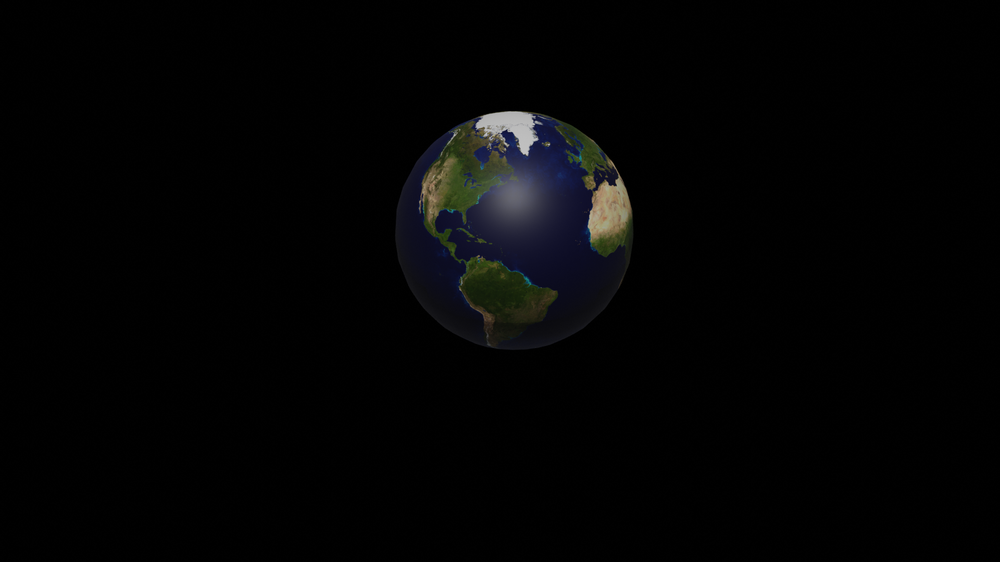
#> input picture test_datasets/world_rotate/trans_01.png, 1000 x 562 px, shrunk from 1920 x 1080 before the run, found by its file name
$ python volume-estimation-PointCloud-eval.py
#> lines starting #> are read from the running program, lines starting #| are printed output that depends on the picture
#!/usr/bin/env python
# coding: utf-8
# Modified version for evaluation - saves plots instead of showing them

import cv2 as cv
import matplotlib
matplotlib.use('Agg')  # Use non-interactive backend
import matplotlib.pyplot as plt
import numpy as np
from PIL import Image, ImageOps
import os

# Create output directory
os.makedirs('eval_output', exist_ok=True)

def load_image(filepath):
    """Loads an image into a numpy array."""
    img = np.float32(Image.open(filepath))
    return cv.normalize(img, None, 0, 255, cv.NORM_MINMAX).astype('uint8')

sift = cv.SIFT_create()

def get_point_matches(img1, img2):
    """Returns matches as array: (feature track, image, coord)"""
    kp1, des1 = sift.detectAndCompute(img1, None)
    kp2, des2 = sift.detectAndCompute(img2, None)

    FLANN_INDEX_KDTREE = 1
    index_params = dict(algorithm=FLANN_INDEX_KDTREE, trees=10)
    search_params = dict(checks=100)
    flann = cv.FlannBasedMatcher(index_params,search_params)
    matches = flann.knnMatch(des1, des2, k=2)
    good = []
    pts1 = []
    pts2 = []
    for i,(m,n) in enumerate(matches):
        if m.distance < 0.85*n.distance:
            good.append(m)
            pts2.append(kp2[m.trainIdx].pt)
            pts1.append(kp1[m.queryIdx].pt)

    pts1 = np.int32(pts1)
    pts2 = np.int32(pts2)
    F, mask = cv.findFundamentalMat(pts1, pts2, cv.FM_LMEDS)
    pts1 = pts1[mask.ravel()==1]
    pts2 = pts2[mask.ravel()==1]

    return np.stack((pts1, pts2), axis=1)

def combine_matches(matches_a, matches_b):
    """Assumes that the 0'th image is the same between them."""
    combined_matches = []
    for ii in range(matches_a.shape[0]):
        ma0 = matches_a[ii, 0]
        mi = np.where((matches_b[:, 0] == ma0).all(axis=1))[0]
        if mi.size > 0:
            ma = matches_a[ii]
            mb = matches_b[int(mi[0])]
            combined_matches.append(np.concatenate((ma, mb[1:]), axis=0))
    return np.array(combined_matches)

def get_match_colors(image_c, combined_matches):
    colors = []
    nm = combined_matches.shape[0]
    for mi in range(nm):
        m = combined_matches[mi, 0, :]
        colors.append(image_c[m[1]-1:m[1]+2, m[0]-1:m[0]+2].sum(axis=0).sum(axis=0)/9)
    return colors

def correct_affine_ambiguity(M, S):
    Atilde = M
    Xtilde = S
    m = Atilde.shape[0]//2
    Am = np.zeros((3*m, 9))
    bm = np.zeros(3*m)
    for mi in range(m):
        Atl = Atilde[2*mi:2*mi+2]
        for ri in range(3):
            for ci in range(3):
                Am[3*mi+0, 3*ri + ci] = Atl[0, ri] * Atl[0, ci]
                bm[3*mi+0] = 1
                Am[3*mi+1, 3*ri + ci] = Atl[1, ri] * Atl[1, ci]
                bm[3*mi+1] = 1
                Am[3*mi+2, 3*ri + ci] = Atl[0, ri] * Atl[1, ci]
                bm[3*mi+2] = 0

    CCT = np.reshape(np.linalg.lstsq(Am, bm, rcond=None)[0], (3, 3))
    C = 0.5*(CCT + CCT.T)
    w, v = np.linalg.eig(C)
    CCT = v @ np.diag(np.abs(w)) @ np.linalg.inv(v)
    C = np.linalg.cholesky(CCT)

    A = Atilde @ C
    X = np.linalg.inv(C) @ Xtilde
    return A, X

def reproject_image_points(A, X, centers):
    mtx = A @ X
    new_matrix = np.zeros((mtx.shape[1],int(mtx.shape[0]/2),2))
    for j in range(mtx.shape[1]):
        new_matrix[j][0] = [mtx[0][j]+centers[0][0],mtx[1][j]+centers[0][1]]
        new_matrix[j][1] = [mtx[2][j]+centers[1][0],mtx[3][j]+centers[1][1]]
        new_matrix[j][2] = [mtx[4][j]+centers[2][0],mtx[5][j]+centers[2][1]]
    return new_matrix

print("=== VOLUME-ESTIMATION-POINTCLOUD-MANYIMAGES.PY EVALUATION ===")
print("Loading images...")
test1 = cv.imread('./world_rotate/trans_01.png',0)
#> test1: shape (562, 1000); min 0, max 198, mean 3.8
test2 = cv.imread('./world_rotate/trans_02.png',0)
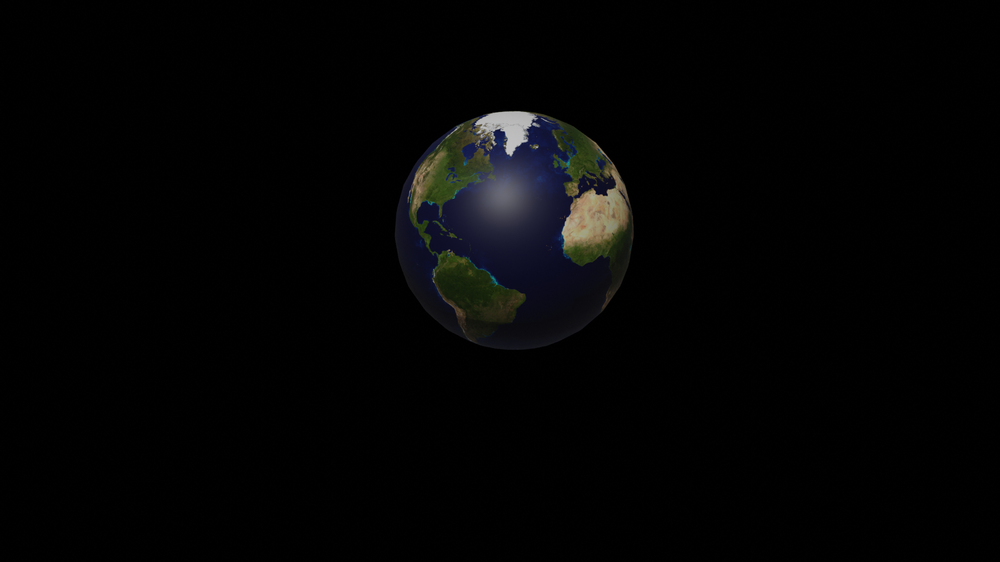
#> input picture test_datasets/world_rotate/trans_02.png, 1000 x 562 px, shrunk from 1920 x 1080 before the run, found by its file name
#> test2: shape (562, 1000); min 0, max 199, mean 4
test3 = cv.imread('./world_rotate/trans_03.png',0)
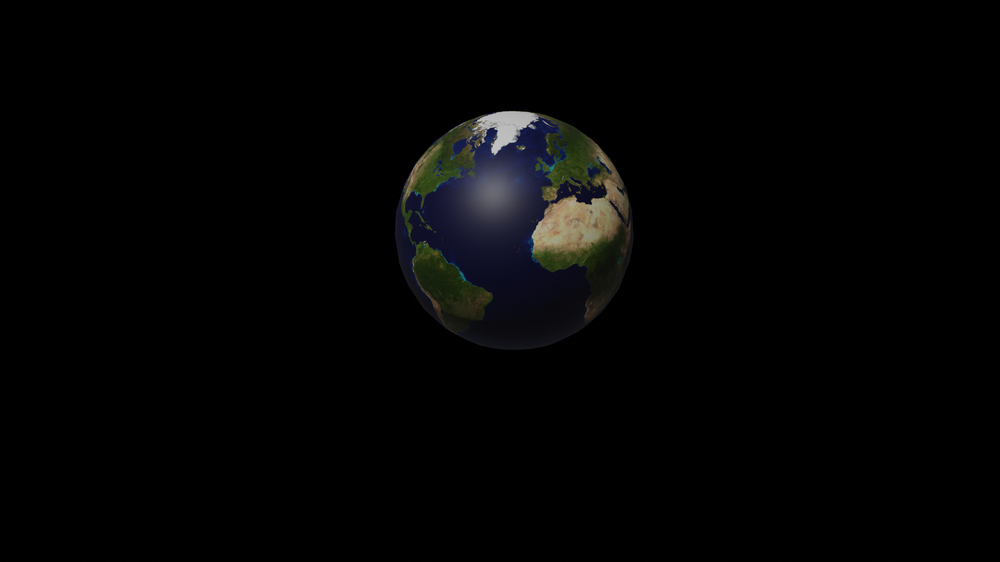
#> input picture test_datasets/world_rotate/trans_03.png, 1000 x 562 px, shrunk from 1920 x 1080 before the run, found by its file name
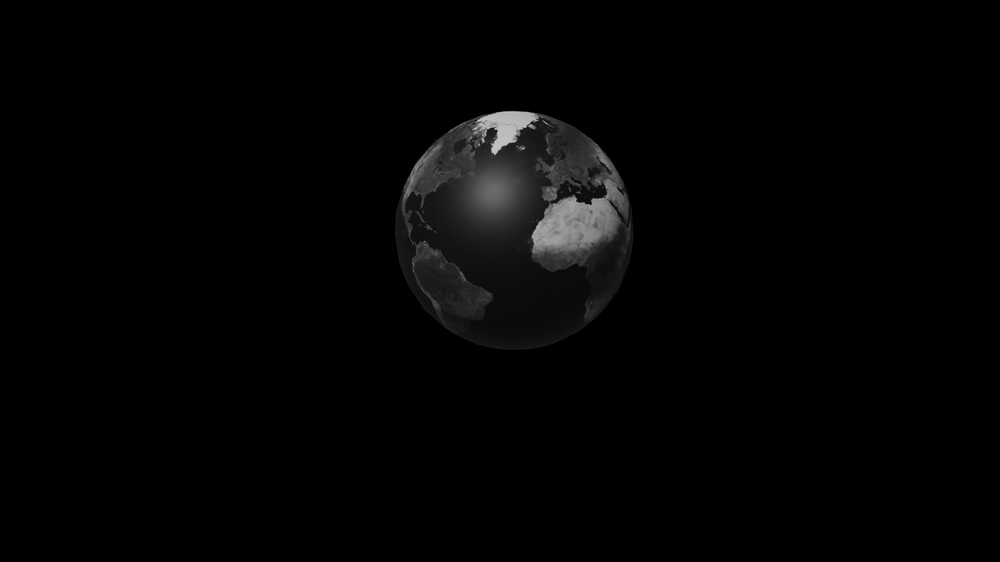
#> test3: shape (562, 1000); min 0, max 201, mean 4.1

print(f"Image shapes: {test1.shape}, {test2.shape}, {test3.shape}")
#| Image shapes: (562, 1000), (562, 1000), (562, 1000)

print("Matching features...")
matches1 = get_point_matches(test1, test2)
#> in get_point_matches, `kp1, des1 = sift.detectAndCompute(img1, None)`: kp1 = 149 keypoints; strongest (x, y, size): (521, 126, 22.8), (492, 123, 17.3), (526, 140, 13.1), (524, 149, 6.7)
#> in get_point_matches, `kp2, des2 = sift.detectAndCompute(img2, None)`: kp2 = 171 keypoints; strongest (x, y, size): (514, 126, 24.5), (594, 220, 39.8), (510, 149, 6.8), (489, 122, 13.9)
#> in get_point_matches, `matches = flann.knnMatch(des1, des2, k=2)`: matches = 149 matches
#> the loop in get_point_matches, `for i,(m,n) in enumerate(matches):` made 149 passes
#> after the loop in get_point_matches, `for i,(m,n) in enumerate(matches):`: good = 82 matches; pts1 = 82 pairs, first value 420.3 to 614.1, second value 120.9 to 309.8; pts2 = 82 pairs, first value 414.2 to 631.9, second value 121.5 to 303.8
#> in get_point_matches, `pts1 = np.int32(pts1)`: pts1 = 82 pairs, first value 420 to 614, second value 120 to 309
#> in get_point_matches, `pts2 = np.int32(pts2)`: pts2 = 82 pairs, first value 414 to 631, second value 121 to 303
#> in get_point_matches, `F, mask = cv.findFundamentalMat(pts1, pts2, cv.FM_LMEDS)`: F = [[-8.25e-06, -0.000107, 0.00934], [8.95e-05, -1.33e-05, 0.0484], [-0.00719, -0.0374, 1]]; mask = 82 values, max 1 at index 1, min 0 at index 0, mean 0.841
#> in get_point_matches, `pts1 = pts1[mask.ravel()==1]`: pts1 = 69 pairs, first value 423 to 614, second value 123 to 309
#> in get_point_matches, `pts2 = pts2[mask.ravel()==1]`: pts2 = 69 pairs, first value 414 to 599, second value 122 to 303
matches2 = get_point_matches(test1, test3)
#> in get_point_matches (call 2), `kp2, des2 = sift.detectAndCompute(img2, None)`: kp2 = 154 keypoints; strongest (x, y, size): (507, 125, 24.1), (495, 148, 6.5), (492, 133, 7.6), (524, 119, 12.6)
#> the loop in get_point_matches (call 2), `for i,(m,n) in enumerate(matches):` made 149 passes
#> after the loop in get_point_matches (call 2), `for i,(m,n) in enumerate(matches):`: good = 53 matches; pts1 = 53 pairs, first value 420.3 to 615, second value 121.9 to 309.8; pts2 = 53 pairs, first value 417.7 to 629.7, second value 118.8 to 296.5

print(f"Matches 1-2: {matches1.shape[0]}, Matches 1-3: {matches2.shape[0]}")
#| Matches 1-2: 69, Matches 1-3: 36

combined_matches = combine_matches(matches1, matches2)
#> the loop in combine_matches, `for ii in range(matches_a.shape[0]):` made 69 passes
#> (mi, ma, mb) on passes 19, 20, 22, 26, 28, 30, 31, 33, 34, 35, 39: ([0], [[467, 263], [439, 256]], [[467, 263], [417, 246]]), ([1], [[470, 235], [443, 229]], [[470, 235], [422, 220]]), ([2], [[479, 258], [449, 252]], [[479, 258], [425, 243]]), ([3], [[490, 134], [483, 131]], [[490, 134], [546, 173]]), ([4], [[494, 264], [463, 260]], [[494, 264], [435, 252]]), ([5], [[499, 152], [485, 150]], [[499, 152], [473, 146]]), ([6], [[499, 141], [489, 139]], [[499, 141], [480, 136]]), ([7, 8], [[502, 275], [469, 272]], [[502, 275], [441, 265]]), ([7, 8], [[502, 275], [469, 272]], [[502, 275], [441, 265]]), ([9], [[504, 146], [491, 144]], [[504, 146], [480, 141]]), ([10], [[524, 149], [509, 149]], [[524, 149], [495, 148]])
#> (ma, mb) on passes 61, 62, 63, 66, 67, 68: ([[594, 180], [578, 186]], [[594, 180], [558, 192]]), ([[595, 168], [583, 175]], [[595, 168], [566, 181]]), ([[595, 188], [578, 195]], [[595, 188], [555, 201]]), ([[610, 184], [597, 192]], [[610, 184], [578, 200]]), ([[610, 184], [597, 192]], [[610, 184], [578, 200]]), ([[614, 201], [599, 211]], [[614, 201], [577, 219]])
#> after the loop in combine_matches, `for ii in range(matches_a.shape[0]):`: combined_matches = 35 items
print(f"Combined matches: {combined_matches.shape[0]}")
#| Combined matches: 35

colors = get_match_colors(load_image('./world_rotate/trans_01.png'), combined_matches)
#> in load_image, `return cv.normalize(img, None, 0, 255, cv.NORM_MINMAX).astype('uint8')`:
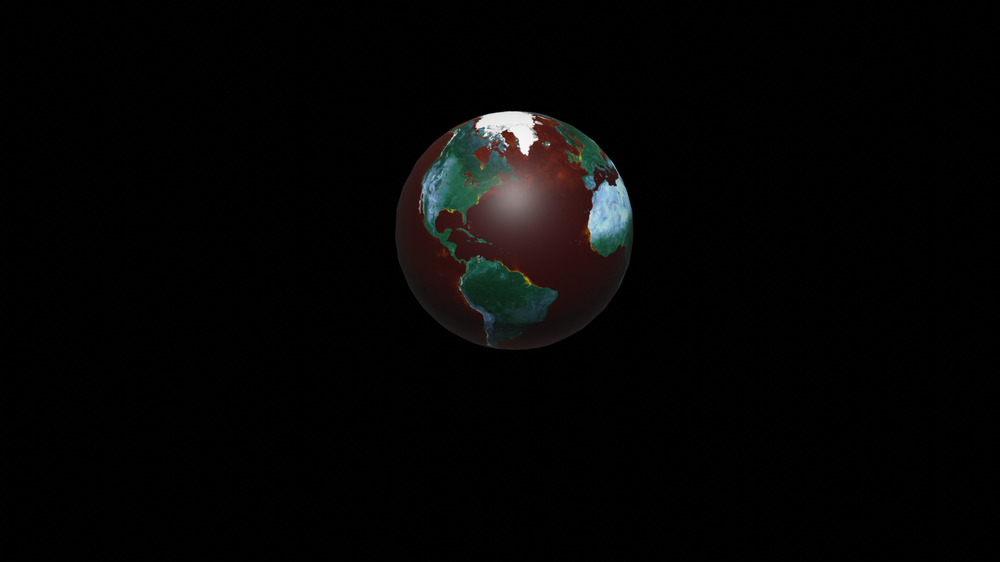
#> returned value: shape (562, 1000, 3); mean of channels 0, 1, 2 4.6, 4.9, 5.2; drawn as B, G, R
#> in get_match_colors, `colors = []`: colors = []
#> the loop in get_match_colors, `for mi in range(nm):` made 35 passes
#> m on passes 1 to 12: [467, 263], [470, 235], [479, 258], [490, 134], [494, 264], [499, 152], [499, 141], [502, 275], [502, 275], [504, 146], [524, 149], [526, 278]
#> after the loop in get_match_colors, `for mi in range(nm):`: colors = 35 items, first 6: [65.11, 98.67, 47.22], [72, 90.89, 40.44], [72.11, 86.56, 78.89], [118.7, 114, 107.7], [104, 105.6, 43.67], [46.22, 48.33, 86.44]

centers = np.mean(combined_matches, axis=0)
#> centers = [[555.4, 198.9], [535.7, 202.1], [516.3, 204.3]]
matches_norm = combined_matches - centers
f_points, im_num, f_coords = matches_norm.shape
#> f_points = 35; im_num = 3; f_coords = 2

print("Building measurement matrix...")
D = np.zeros((6,f_points))
for i in range(0,f_points):
    D[0][i] = matches_norm[i][0][0]
    D[1][i] = matches_norm[i][0][1]
    D[2][i] = matches_norm[i][1][0]
    D[3][i] = matches_norm[i][1][1]
    D[4][i] = matches_norm[i][2][0]
    D[5][i] = matches_norm[i][2][1]

print("Performing SVD factorization...")
[U,S,V] = np.linalg.svd(D)
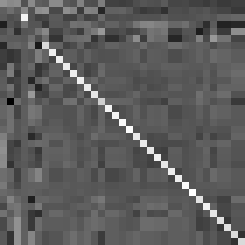
#> V: shape (35, 35) float64 (shown 7 times larger); min -0.523, max 0.986, mean 0.0247; drawn with min black and max white
#> U = [[-0.419, -0.413, -0.402, 0.589, -0.34, -0.173], [0.375, -0.443, -0.0868, -0.372, -0.637, 0.334], [-0.486, -0.353, -0.308, -0.421, 0.457, 0.399], [0.329, -0.483, -0.125, -0.223, 0.305, -0.708], [-0.517, -0.214, 0.713, -0.243, -0.241, -0.248], [0.271, -0.48, 0.46, 0.478, 0.345, 0.37]]; S = [536.5, 394.6, 69.12, 9.24, 2.65, 1.42]
true_s = np.zeros((U.shape[1], V.shape[0]))
true_s[:S.size, :S.size] = np.diag(S)

U_3col = np.zeros((U.shape[1],3))
#> U_3col = [[0, 0, 0], [0, 0, 0], [0, 0, 0], [0, 0, 0], [0, 0, 0], [0, 0, 0]]
for i in range(U.shape[0]):
    U_3col[i][0] = U[i][0]
    U_3col[i][1] = U[i][1]
    U_3col[i][2] = U[i][2]
#> after the loop, U_3col = [[-0.419, -0.413, -0.402], [0.375, -0.443, -0.0868], [-0.486, -0.353, -0.308], [0.329, -0.483, -0.125], [-0.517, -0.214, 0.713], [0.271, -0.48, 0.46]]
U = U_3col
#> U has the same summary as U_3col

W = np.zeros((3,3))
#> W = [[0, 0, 0], [0, 0, 0], [0, 0, 0]]
for i in range(0,3):
    for j in range(0,3):
        W[i][j] = true_s[i][j]
#> after the loop, W = [[536.5, 0, 0], [0, 394.6, 0], [0, 0, 69.12]]

V_3row = np.zeros((3,V.shape[0]))
V_3row[0] = V[0]
V_3row[1] = V[1]
V_3row[2] = V[2]
V = V_3row

M = U@np.sqrt(W)
#> M = [[-9.7, -8.2, -3.34], [8.69, -8.79, -0.722], [-11.25, -7.01, -2.56], [7.61, -9.58, -1.04], [-11.97, -4.24, 5.93], [6.27, -9.54, 3.82]]
S = np.sqrt(W) @ V

print("Correcting affine ambiguity...")
A, X = correct_affine_ambiguity(M, S)
#> in correct_affine_ambiguity, `Atilde = M`: Atilde has the same summary as M outside correct_affine_ambiguity
#> in correct_affine_ambiguity, `bm = np.zeros(3*m)`: bm = [0, 0, 0, 0, 0, 0, 0, 0, 0]
#> the loop in correct_affine_ambiguity, `for mi in range(m):` made 3 passes
#> Atl on passes 1 to 3: [[-9.7, -8.2, -3.34], [8.69, -8.79, -0.722]], [[-11.25, -7.01, -2.56], [7.61, -9.58, -1.04]], [[-11.97, -4.24, 5.93], [6.27, -9.54, 3.82]]
#> after the loop in correct_affine_ambiguity, `for mi in range(m):`: bm = [1, 1, 0, 1, 1, 0, 1, 1, 0]
#> in correct_affine_ambiguity, `CCT = np.reshape(np.linalg.lstsq(Am, bm, rcond=None)[0], (3, 3))`: CCT = [[0.00535, -0.000321, 0.00771], [-0.00109, 0.00629, 0.0146], [-0.00617, -0.0134, 0.00937]]
#> in correct_affine_ambiguity, `C = 0.5*(CCT + CCT.T)`: C = [[0.00535, -0.000706, 0.000769], [-0.000706, 0.00629, 0.000568], [0.000769, 0.000568, 0.00937]]
#> in correct_affine_ambiguity, `w, v = np.linalg.eig(C)`: w = [0.00478, 0.00666, 0.00957]; v = [[-0.856, -0.492, 0.155], [-0.475, 0.869, 0.136], [0.202, -0.0426, 0.978]]
#> in correct_affine_ambiguity, `CCT = v @ np.diag(np.abs(w)) @ np.linalg.inv(v)`: CCT has the same summary as C
#> in correct_affine_ambiguity, `C = np.linalg.cholesky(CCT)`: C = [[0.0731, 0, 0], [-0.00965, 0.0787, 0], [0.0105, 0.00851, 0.0959]]
#> in correct_affine_ambiguity, `A = Atilde @ C`: A = [[-0.665, -0.674, -0.32], [0.712, -0.698, -0.0692], [-0.782, -0.573, -0.245], [0.638, -0.763, -0.0998], [-0.772, -0.284, 0.568], [0.591, -0.719, 0.367]]
reprojected_image_points = reproject_image_points(A, X, centers)

print(f"Reconstructed 3D points shape: {X.shape}")
#| Reconstructed 3D points shape: (3, 35)
print(f"Number of 3D points: {X.shape[1]}")
#| Number of 3D points: 35

# Save visualization
fig = plt.figure(figsize=(8, 8), dpi=150)
stacked_images = (test1, test2, test3)
num_images = len(stacked_images)
#> num_images = 3
for ii in range(num_images):
    plt.subplot(2, 2, ii+1)
    plt.imshow(stacked_images[ii], cmap='gray')
    plt.plot(combined_matches[:, ii, 0], combined_matches[:, ii, 1], '.')
    plt.plot(reprojected_image_points[:, ii, 0], reprojected_image_points[:, ii, 1], 'ro', markerfacecolor='none')
    plt.title(f'Image {ii+1}')
plt.tight_layout()
plt.savefig('eval_output/pointcloud_reprojection.png')
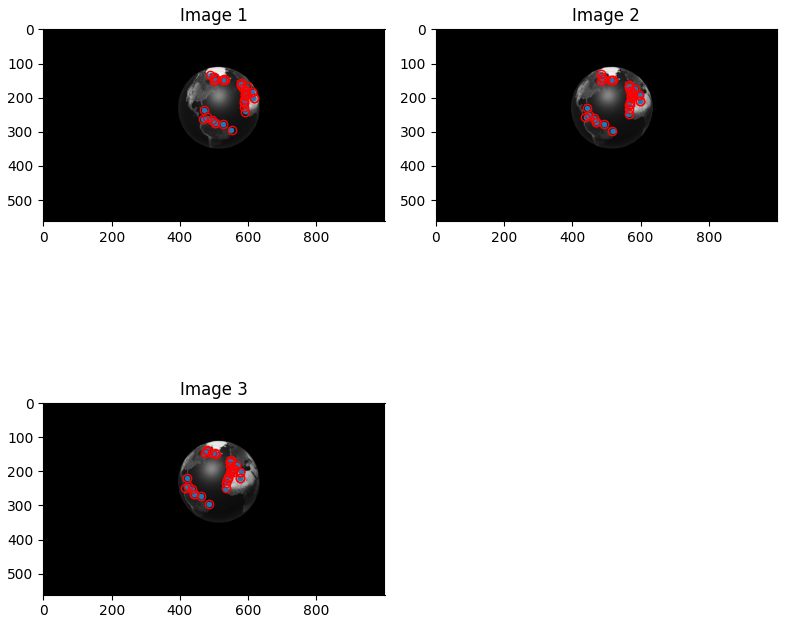
#> figure drawn by matplotlib, 3 panels
plt.close()

np.save("points_pointcloud.npy", X)
np.save("colors_pointcloud.npy", colors)

# Visualize 3D points
colors_norm = np.true_divide(colors,255)
#> colors_norm = 35 rows, first 8: [0.255, 0.387, 0.185], [0.282, 0.356, 0.159], [0.283, 0.339, 0.309], [0.465, 0.447, 0.422], [0.408, 0.414, 0.171], [0.181, 0.19, 0.339], [0.284, 0.286, 0.315], [0.34, 0.336, 0.139]
fig = plt.figure()
ax = fig.add_subplot(111, projection='3d')
ax.scatter(X[0, :], X[1, :], X[2, :], c=colors_norm, s=1)
ax.set_xlim3d([-250, 250])
ax.set_ylim3d([-250, 250])
ax.set_zlim3d([-250, 250])
ax.set_xlabel('X')
ax.set_ylabel('Y')
ax.set_zlabel('Z')
plt.title('PointCloud-ManyImages 3D Reconstruction')
plt.savefig('eval_output/pointcloud_3d.png', dpi=150)
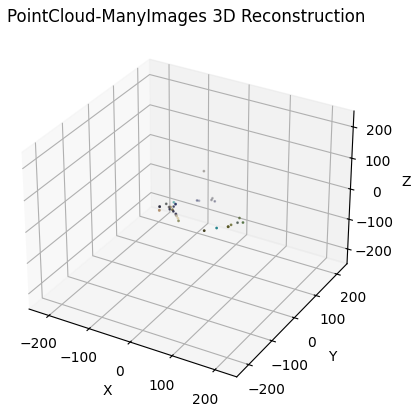
#> figure drawn by matplotlib, 1 panel
plt.close()

print("Saved outputs to eval_output/")
print("=== VOLUME-ESTIMATION-POINTCLOUD-MANYIMAGES.PY COMPLETE ===\n")
